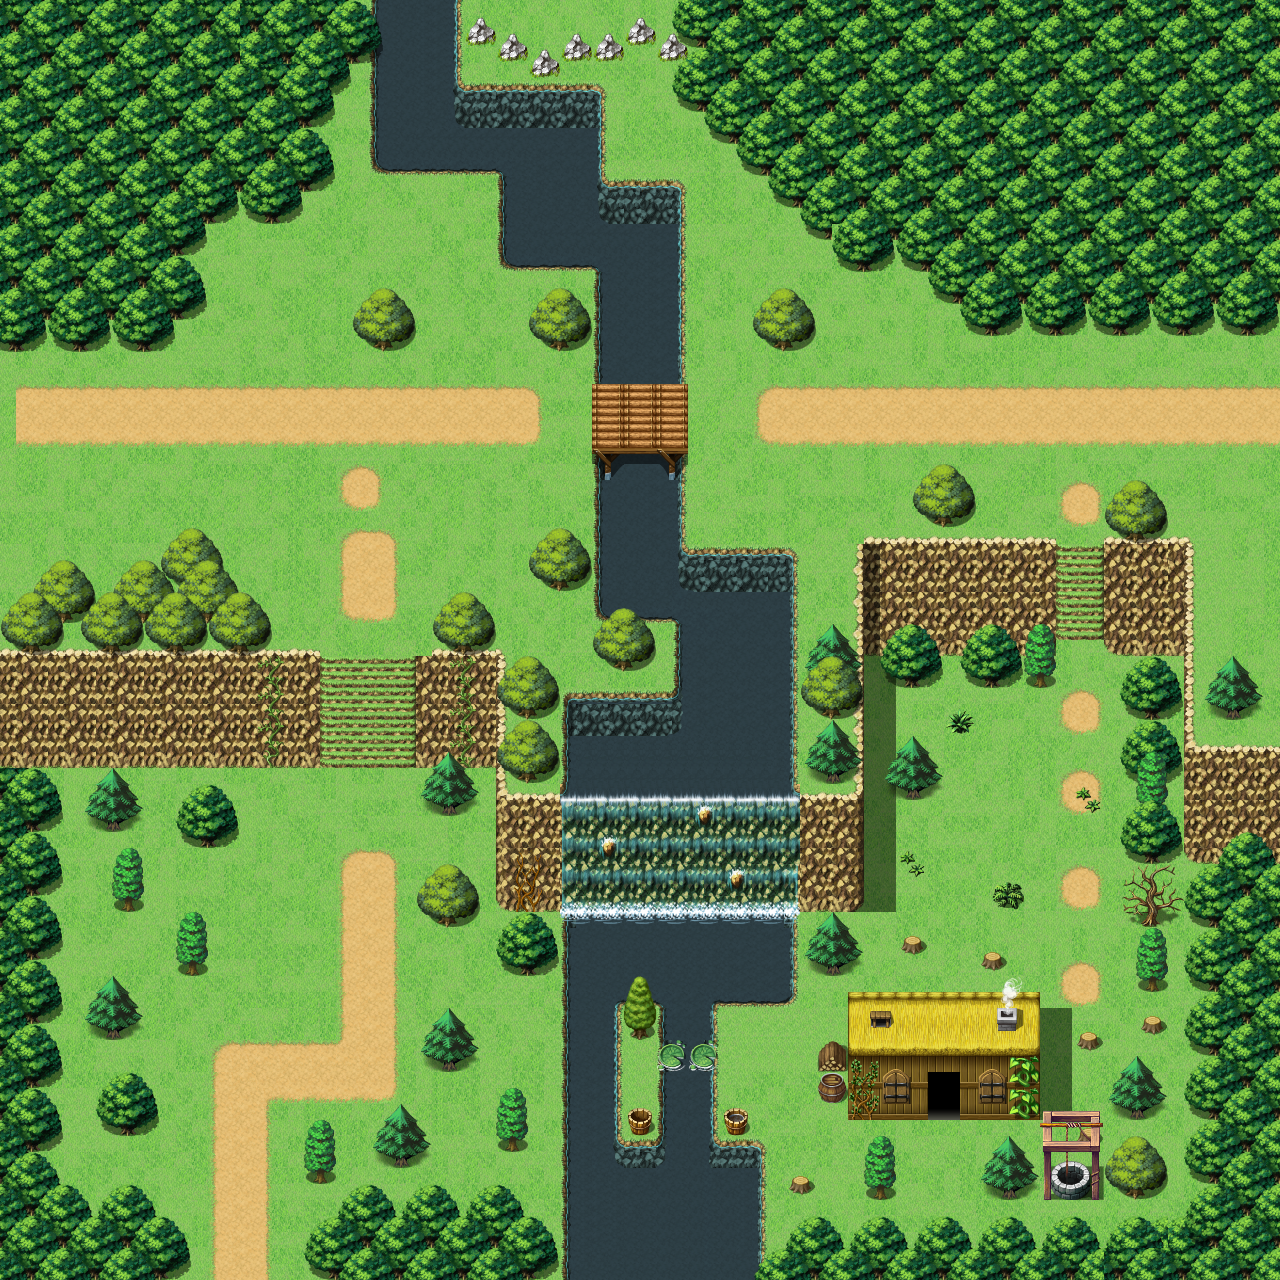

The image is a tile-based game level rendered from a .tmx file. Its description and source (layers, tilesets, objects; grid data summarised) follow:
An orthogonal 80x80 tile map with 16x16 px tiles, 6 tile layers (Ground, Ground Detail, Foreground, Foreground Detail, ...), 7 tilesets and 45 objects.

<map version="1.0" orientation="orthogonal" renderorder="right-down" width="80" height="80" tilewidth="16" tileheight="16" nextobjectid="20">
 <properties>
  <property name="unity:scale" value="0.01" />
 </properties>
 <tileset firstgid="1" name="tileb" tilewidth="16" tileheight="16" tilecount="1024" columns="32">
  <image source="../Mack`s resource/tileb.png" width="512" height="512" />
  <tile id="365">
   <objectgroup draworder="index">
    <!-- 1 objects omitted --></objectgroup>
  </tile>
  <tile id="366">
   <objectgroup draworder="index">
    <!-- 1 objects omitted --></objectgroup>
  </tile>
  <tile id="396">
   <objectgroup draworder="index">
    <!-- 1 objects omitted --></objectgroup>
  </tile>
  <tile id="397">
   <objectgroup draworder="index">
    <!-- 1 objects omitted --></objectgroup>
  </tile>
  <tile id="398">
   <objectgroup draworder="index">
    <!-- 1 objects omitted --></objectgroup>
  </tile>
  <tile id="399">
   <objectgroup draworder="index">
    <!-- 1 objects omitted --></objectgroup>
  </tile>
  <tile id="428">
   <objectgroup draworder="index">
    <!-- 1 objects omitted --></objectgroup>
  </tile>
  <tile id="429">
   <objectgroup draworder="index">
    <!-- 1 objects omitted --></objectgroup>
  </tile>
  <tile id="430">
   <objectgroup draworder="index">
    <!-- 1 objects omitted --></objectgroup>
  </tile>
  <tile id="431">
   <objectgroup draworder="index">
    <!-- 1 objects omitted --></objectgroup>
  </tile>
  <tile id="460">
   <objectgroup draworder="index">
    <!-- 1 objects omitted --></objectgroup>
  </tile>
  <tile id="461">
   <objectgroup draworder="index">
    <!-- 1 objects omitted --></objectgroup>
  </tile>
  <tile id="462">
   <objectgroup draworder="index">
    <!-- 1 objects omitted --></objectgroup>
  </tile>
  <tile id="463">
   <objectgroup draworder="index">
    <!-- 1 objects omitted --></objectgroup>
  </tile>
  <tile id="490">
   <objectgroup draworder="index">
    <!-- 1 objects omitted --></objectgroup>
  </tile>
  <tile id="491">
   <objectgroup draworder="index">
    <!-- 1 objects omitted --></objectgroup>
  </tile>
  <tile id="492">
   <objectgroup draworder="index">
    <!-- 1 objects omitted --></objectgroup>
  </tile>
  <tile id="493">
   <objectgroup draworder="index">
    <!-- 1 objects omitted --></objectgroup>
  </tile>
  <tile id="494">
   <objectgroup draworder="index">
    <!-- 1 objects omitted --></objectgroup>
  </tile>
  <tile id="495">
   <objectgroup draworder="index">
    <!-- 1 objects omitted --></objectgroup>
  </tile>
  <tile id="545">
   <objectgroup draworder="index">
    <!-- 1 objects omitted --></objectgroup>
  </tile>
  <tile id="546">
   <objectgroup draworder="index">
    <!-- 1 objects omitted --></objectgroup>
  </tile>
  <tile id="584">
   <objectgroup draworder="index">
    <!-- 1 objects omitted --></objectgroup>
  </tile>
  <tile id="585">
   <objectgroup draworder="index">
    <!-- 1 objects omitted --></objectgroup>
  </tile>
  <tile id="616">
   <objectgroup draworder="index">
    <!-- 1 objects omitted --></objectgroup>
  </tile>
  <tile id="617">
   <objectgroup draworder="index">
    <!-- 1 objects omitted --></objectgroup>
  </tile>
  <tile id="662">
   <objectgroup draworder="index">
    <!-- 1 objects omitted --></objectgroup>
  </tile>
  <tile id="663">
   <objectgroup draworder="index">
    <!-- 1 objects omitted --></objectgroup>
  </tile>
  <tile id="673">
   <objectgroup draworder="index">
    <!-- 1 objects omitted --></objectgroup>
  </tile>
  <tile id="674">
   <objectgroup draworder="index">
    <!-- 1 objects omitted --></objectgroup>
  </tile>
  <tile id="694">
   <objectgroup draworder="index">
    <!-- 1 objects omitted --></objectgroup>
  </tile>
  <tile id="695">
   <objectgroup draworder="index">
    <!-- 1 objects omitted --></objectgroup>
  </tile>
  <tile id="741">
   <objectgroup draworder="index">
    <!-- 1 objects omitted --></objectgroup>
  </tile>
  <tile id="742">
   <objectgroup draworder="index">
    <!-- 1 objects omitted --></objectgroup>
  </tile>
  <tile id="772">
   <objectgroup draworder="index">
    <!-- 1 objects omitted --></objectgroup>
  </tile>
  <tile id="773">
   <objectgroup draworder="index">
    <!-- 1 objects omitted --></objectgroup>
  </tile>
  <tile id="774">
   <objectgroup draworder="index">
    <!-- 1 objects omitted --></objectgroup>
  </tile>
  <tile id="775">
   <objectgroup draworder="index">
    <!-- 1 objects omitted --></objectgroup>
  </tile>
  <tile id="804">
   <objectgroup draworder="index">
    <!-- 1 objects omitted --></objectgroup>
  </tile>
  <tile id="805">
   <objectgroup draworder="index">
    <!-- 1 objects omitted --></objectgroup>
  </tile>
  <tile id="806">
   <objectgroup draworder="index">
    <!-- 1 objects omitted --></objectgroup>
  </tile>
  <tile id="807">
   <objectgroup draworder="index">
    <!-- 1 objects omitted --></objectgroup>
  </tile>
 </tileset>
 <tileset firstgid="1025" name="Outside_A5" tilewidth="16" tileheight="16" tilecount="512" columns="16">
  <image source="../RPG_MAKER/Tilesets/Outside_A5.png" width="256" height="512" />
  <tile id="352">
   <objectgroup draworder="index" />
  </tile>
  <tile id="353">
   <objectgroup draworder="index" />
  </tile>
  <tile id="354">
   <objectgroup draworder="index" />
  </tile>
  <tile id="355">
   <objectgroup draworder="index" />
  </tile>
  <tile id="356">
   <objectgroup draworder="index" />
  </tile>
  <tile id="357">
   <objectgroup draworder="index" />
  </tile>
  <tile id="368">
   <objectgroup draworder="index" />
  </tile>
  <tile id="373">
   <objectgroup draworder="index" />
  </tile>
  <tile id="384">
   <objectgroup draworder="index" />
  </tile>
  <tile id="389">
   <objectgroup draworder="index" />
  </tile>
  <tile id="400">
   <objectgroup draworder="index" />
  </tile>
  <tile id="405">
   <objectgroup draworder="index" />
  </tile>
  <tile id="416">
   <objectgroup draworder="index" />
  </tile>
  <tile id="421">
   <objectgroup draworder="index" />
  </tile>
  <tile id="432">
   <objectgroup draworder="index" />
  </tile>
  <tile id="433">
   <objectgroup draworder="index" />
  </tile>
  <tile id="434">
   <objectgroup draworder="index" />
  </tile>
  <tile id="435">
   <objectgroup draworder="index" />
  </tile>
  <tile id="436">
   <objectgroup draworder="index" />
  </tile>
  <tile id="437">
   <objectgroup draworder="index" />
  </tile>
 </tileset>
 <tileset firstgid="1537" name="Outside_B" tilewidth="16" tileheight="16" tilecount="1024" columns="32">
  <image source="../RPG_MAKER/Tilesets/Outside_B.png" width="512" height="512" />
  <tile id="993">
   <objectgroup draworder="index">
    <!-- 1 objects omitted --></objectgroup>
  </tile>
  <tile id="994">
   <objectgroup draworder="index">
    <!-- 1 objects omitted --></objectgroup>
  </tile>
 </tileset>
 <tileset firstgid="2561" name="Outside_A2" tilewidth="16" tileheight="16" tilecount="768" columns="32">
  <image source="../RPG_MAKER/Tilesets/Outside_A2.png" width="512" height="384" />
 </tileset>
 <tileset firstgid="3329" name="Outside_A1" tilewidth="16" tileheight="16" tilecount="768" columns="32">
  <image source="../RPG_MAKER/Tilesets/Outside_A1.png" width="512" height="384" />
  <tile id="3">
   <animation>
    <frame tileid="3" duration="100" />
    <frame tileid="7" duration="100" />
    <frame tileid="11" duration="100" />
   </animation>
  </tile>
  <tile id="64">
   <animation>
    <frame tileid="64" duration="200" />
    <frame tileid="68" duration="200" />
    <frame tileid="72" duration="200" />
   </animation>
  </tile>
  <tile id="65">
   <animation>
    <frame tileid="65" duration="200" />
    <frame tileid="69" duration="200" />
    <frame tileid="73" duration="200" />
   </animation>
  </tile>
  <tile id="66">
   <animation>
    <frame tileid="66" duration="200" />
    <frame tileid="70" duration="200" />
    <frame tileid="74" duration="200" />
   </animation>
  </tile>
  <tile id="67">
   <animation>
    <frame tileid="67" duration="200" />
    <frame tileid="71" duration="200" />
    <frame tileid="75" duration="200" />
   </animation>
  </tile>
  <tile id="96">
   <animation>
    <frame tileid="96" duration="200" />
    <frame tileid="100" duration="200" />
    <frame tileid="104" duration="200" />
   </animation>
  </tile>
  <tile id="97">
   <animation>
    <frame tileid="97" duration="200" />
    <frame tileid="101" duration="200" />
    <frame tileid="105" duration="200" />
   </animation>
  </tile>
  <tile id="98">
   <animation>
    <frame tileid="98" duration="200" />
    <frame tileid="102" duration="200" />
    <frame tileid="106" duration="200" />
   </animation>
  </tile>
  <tile id="99">
   <animation>
    <frame tileid="99" duration="200" />
    <frame tileid="103" duration="200" />
    <frame tileid="107" duration="200" />
   </animation>
  </tile>
  <tile id="128">
   <animation>
    <frame tileid="128" duration="200" />
    <frame tileid="132" duration="200" />
    <frame tileid="136" duration="200" />
   </animation>
  </tile>
  <tile id="129">
   <animation>
    <frame tileid="129" duration="200" />
    <frame tileid="133" duration="200" />
    <frame tileid="137" duration="200" />
   </animation>
  </tile>
  <tile id="130">
   <animation>
    <frame tileid="130" duration="200" />
    <frame tileid="134" duration="200" />
    <frame tileid="138" duration="200" />
   </animation>
  </tile>
  <tile id="131">
   <animation>
    <frame tileid="131" duration="200" />
    <frame tileid="135" duration="200" />
    <frame tileid="139" duration="200" />
   </animation>
  </tile>
  <tile id="160">
   <animation>
    <frame tileid="160" duration="200" />
    <frame tileid="164" duration="200" />
    <frame tileid="168" duration="200" />
   </animation>
  </tile>
  <tile id="161">
   <animation>
    <frame tileid="161" duration="200" />
    <frame tileid="165" duration="200" />
    <frame tileid="169" duration="200" />
   </animation>
  </tile>
  <tile id="162">
   <animation>
    <frame tileid="162" duration="200" />
    <frame tileid="166" duration="200" />
    <frame tileid="170" duration="200" />
   </animation>
  </tile>
  <tile id="163">
   <animation>
    <frame tileid="163" duration="200" />
    <frame tileid="167" duration="200" />
    <frame tileid="171" duration="200" />
   </animation>
  </tile>
  <tile id="396">
   <animation>
    <frame tileid="396" duration="200" />
    <frame tileid="460" duration="200" />
    <frame tileid="524" duration="200" />
   </animation>
  </tile>
  <tile id="397">
   <animation>
    <frame tileid="397" duration="200" />
    <frame tileid="461" duration="200" />
    <frame tileid="525" duration="200" />
   </animation>
  </tile>
  <tile id="398">
   <animation>
    <frame tileid="398" duration="200" />
    <frame tileid="462" duration="200" />
    <frame tileid="526" duration="200" />
   </animation>
  </tile>
  <tile id="399">
   <animation>
    <frame tileid="399" duration="200" />
    <frame tileid="463" duration="200" />
    <frame tileid="527" duration="200" />
   </animation>
  </tile>
  <tile id="428">
   <animation>
    <frame tileid="428" duration="200" />
    <frame tileid="492" duration="200" />
    <frame tileid="556" duration="200" />
   </animation>
  </tile>
  <tile id="429">
   <animation>
    <frame tileid="429" duration="200" />
    <frame tileid="493" duration="200" />
    <frame tileid="557" duration="200" />
   </animation>
  </tile>
  <tile id="430">
   <animation>
    <frame tileid="430" duration="200" />
    <frame tileid="494" duration="200" />
    <frame tileid="558" duration="200" />
   </animation>
  </tile>
  <tile id="431">
   <animation>
    <frame tileid="431" duration="200" />
    <frame tileid="495" duration="200" />
    <frame tileid="559" duration="200" />
   </animation>
  </tile>
  <tile id="588">
   <animation>
    <frame tileid="588" duration="200" />
    <frame tileid="652" duration="200" />
    <frame tileid="716" duration="200" />
   </animation>
  </tile>
  <tile id="589">
   <animation>
    <frame tileid="589" duration="200" />
    <frame tileid="653" duration="200" />
    <frame tileid="717" duration="200" />
   </animation>
  </tile>
  <tile id="590">
   <animation>
    <frame tileid="590" duration="200" />
    <frame tileid="654" duration="200" />
    <frame tileid="718" duration="200" />
   </animation>
  </tile>
  <tile id="591">
   <animation>
    <frame tileid="591" duration="200" />
    <frame tileid="655" duration="200" />
    <frame tileid="719" duration="200" />
   </animation>
  </tile>
  <tile id="620">
   <animation>
    <frame tileid="620" duration="200" />
    <frame tileid="684" duration="200" />
    <frame tileid="748" duration="200" />
   </animation>
  </tile>
  <tile id="621">
   <animation>
    <frame tileid="621" duration="200" />
    <frame tileid="685" duration="200" />
    <frame tileid="749" duration="200" />
   </animation>
  </tile>
  <tile id="622">
   <animation>
    <frame tileid="622" duration="200" />
    <frame tileid="686" duration="200" />
    <frame tileid="750" duration="200" />
   </animation>
  </tile>
  <tile id="623">
   <animation>
    <frame tileid="623" duration="200" />
    <frame tileid="687" duration="200" />
    <frame tileid="751" duration="200" />
   </animation>
  </tile>
 </tileset>
 <tileset firstgid="4097" name="Outside_A3" tilewidth="16" tileheight="16" tilecount="512" columns="32">
  <image source="../RPG_MAKER/Tilesets/Outside_A3.png" width="512" height="256" />
 </tileset>
 <tileset firstgid="4609" name="!Other2" tilewidth="16" tileheight="16" tilecount="768" columns="24">
  <image source="../RPG_MAKER/Characters/!Other2.png" width="384" height="512" />
  <tile id="24">
   <animation>
    <frame tileid="24" duration="100" />
    <frame tileid="26" duration="100" />
    <frame tileid="28" duration="100" />
   </animation>
  </tile>
  <tile id="25">
   <animation>
    <frame tileid="25" duration="100" />
    <frame tileid="27" duration="100" />
    <frame tileid="29" duration="100" />
   </animation>
  </tile>
  <tile id="30">
   <animation>
    <frame tileid="30" duration="100" />
    <frame tileid="32" duration="100" />
    <frame tileid="34" duration="100" />
   </animation>
  </tile>
  <tile id="31">
   <animation>
    <frame tileid="31" duration="100" />
    <frame tileid="33" duration="100" />
    <frame tileid="35" duration="100" />
   </animation>
  </tile>
  <tile id="48">
   <animation>
    <frame tileid="48" duration="100" />
    <frame tileid="50" duration="100" />
    <frame tileid="52" duration="100" />
   </animation>
  </tile>
  <tile id="49">
   <animation>
    <frame tileid="49" duration="100" />
    <frame tileid="51" duration="100" />
    <frame tileid="53" duration="100" />
   </animation>
  </tile>
  <tile id="54">
   <animation>
    <frame tileid="54" duration="100" />
    <frame tileid="56" duration="100" />
    <frame tileid="58" duration="100" />
   </animation>
  </tile>
  <tile id="55">
   <animation>
    <frame tileid="55" duration="100" />
    <frame tileid="57" duration="100" />
    <frame tileid="59" duration="100" />
   </animation>
  </tile>
  <tile id="384">
   <animation>
    <frame tileid="384" duration="100" />
    <frame tileid="386" duration="100" />
    <frame tileid="388" duration="100" />
    <frame tileid="480" duration="100" />
    <frame tileid="482" duration="100" />
    <frame tileid="484" duration="100" />
    <frame tileid="576" duration="100" />
    <frame tileid="578" duration="100" />
    <frame tileid="580" duration="100" />
    <frame tileid="672" duration="100" />
    <frame tileid="674" duration="100" />
    <frame tileid="676" duration="100" />
   </animation>
  </tile>
  <tile id="385">
   <animation>
    <frame tileid="385" duration="100" />
    <frame tileid="387" duration="100" />
    <frame tileid="389" duration="100" />
    <frame tileid="481" duration="100" />
    <frame tileid="483" duration="100" />
    <frame tileid="485" duration="100" />
    <frame tileid="577" duration="100" />
    <frame tileid="579" duration="100" />
    <frame tileid="581" duration="100" />
    <frame tileid="673" duration="100" />
    <frame tileid="675" duration="100" />
    <frame tileid="677" duration="100" />
   </animation>
  </tile>
  <tile id="408">
   <animation>
    <frame tileid="408" duration="100" />
    <frame tileid="410" duration="100" />
    <frame tileid="412" duration="100" />
    <frame tileid="504" duration="100" />
    <frame tileid="506" duration="100" />
    <frame tileid="508" duration="100" />
    <frame tileid="600" duration="100" />
    <frame tileid="602" duration="100" />
    <frame tileid="604" duration="100" />
    <frame tileid="696" duration="100" />
    <frame tileid="698" duration="100" />
    <frame tileid="700" duration="100" />
   </animation>
  </tile>
  <tile id="409">
   <animation>
    <frame tileid="409" duration="100" />
    <frame tileid="411" duration="100" />
    <frame tileid="413" duration="100" />
    <frame tileid="505" duration="100" />
    <frame tileid="507" duration="100" />
    <frame tileid="509" duration="100" />
    <frame tileid="601" duration="100" />
    <frame tileid="603" duration="100" />
    <frame tileid="605" duration="100" />
    <frame tileid="697" duration="100" />
    <frame tileid="699" duration="100" />
    <frame tileid="701" duration="100" />
   </animation>
  </tile>
  <tile id="432">
   <animation>
    <frame tileid="432" duration="100" />
    <frame tileid="434" duration="100" />
    <frame tileid="436" duration="100" />
    <frame tileid="528" duration="100" />
    <frame tileid="530" duration="100" />
    <frame tileid="532" duration="100" />
    <frame tileid="624" duration="100" />
    <frame tileid="626" duration="100" />
    <frame tileid="628" duration="100" />
    <frame tileid="720" duration="100" />
    <frame tileid="722" duration="100" />
    <frame tileid="724" duration="100" />
   </animation>
  </tile>
  <tile id="433">
   <animation>
    <frame tileid="433" duration="100" />
    <frame tileid="435" duration="100" />
    <frame tileid="437" duration="100" />
    <frame tileid="529" duration="100" />
    <frame tileid="531" duration="100" />
    <frame tileid="533" duration="100" />
    <frame tileid="625" duration="100" />
    <frame tileid="627" duration="100" />
    <frame tileid="629" duration="100" />
    <frame tileid="721" duration="100" />
    <frame tileid="723" duration="100" />
    <frame tileid="725" duration="100" />
   </animation>
  </tile>
 </tileset>
 <layer name="Ground" width="80" height="80">
  <properties>
   <property name="unity:sortingLayerName" value="Background" />
  </properties>
  <data>[6400 cells, 6400 non-empty, 146 distinct tile ids]</data>
 </layer>
 <layer name="Ground Detail" width="80" height="80">
  <properties>
   <property name="unity:sortingLayerName" value="Background Detail" />
  </properties>
  <data>[6400 cells, 362 non-empty, 60 distinct tile ids]</data>
 </layer>
 <layer name="Foreground" width="80" height="80">
  <properties>
   <property name="unity:sortingLayerName" value="Foreground" />
  </properties>
  <data>[6400 cells, 1582 non-empty, 114 distinct tile ids]</data>
 </layer>
 <layer name="Foreground Detail" width="80" height="80">
  <properties>
   <property name="unity:sortingLayerName" value="Foreground Detail" />
  </properties>
  <data>[6400 cells, 68 non-empty, 36 distinct tile ids]</data>
 </layer>
 <layer name="Top" width="80" height="80">
  <properties>
   <property name="unity:sortingLayerName" value="Top" />
  </properties>
  <data>[6400 cells, 952 non-empty, 84 distinct tile ids]</data>
 </layer>
 <layer name="Top Detail" width="80" height="80">
  <data>[6400 cells, 46 non-empty, 20 distinct tile ids]</data>
 </layer>
 <objectgroup name="Colisiones">
  <!-- 1 objects omitted --></objectgroup>
</map>
<!-- 45 of 45 objects omitted -->
